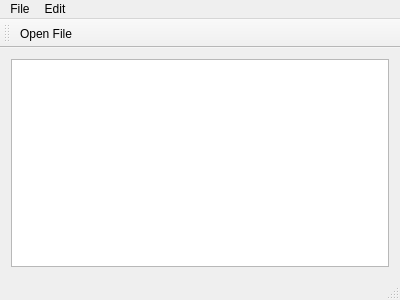
<?xml version="1.0" encoding="UTF-8"?>
<ui version="4.0">
 <class>MainWindow</class>
 <widget class="QMainWindow" name="MainWindow">
  <property name="geometry">
   <rect>
    <x>0</x>
    <y>0</y>
    <width>400</width>
    <height>300</height>
   </rect>
  </property>
  <property name="windowTitle">
   <string>MainWindow</string>
  </property>
  <widget class="QWidget" name="centralWidget">
   <layout class="QGridLayout" name="gridLayout">
    <item row="0" column="0">
     <widget class="QTextEdit" name="textEdit"/>
    </item>
   </layout>
  </widget>
  <widget class="QMenuBar" name="menuBar">
   <property name="geometry">
    <rect>
     <x>0</x>
     <y>0</y>
     <width>400</width>
     <height>21</height>
    </rect>
   </property>
   <widget class="QMenu" name="menuFile">
    <property name="title">
     <string>File</string>
    </property>
    <addaction name="actionOpen_File"/>
   </widget>
   <widget class="QMenu" name="menuEdit">
    <property name="title">
     <string>Edit</string>
    </property>
    <addaction name="actionOpen_Font"/>
    <addaction name="actionOpen_Color"/>
   </widget>
   <addaction name="menuFile"/>
   <addaction name="menuEdit"/>
  </widget>
  <widget class="QToolBar" name="mainToolBar">
   <attribute name="toolBarArea">
    <enum>TopToolBarArea</enum>
   </attribute>
   <attribute name="toolBarBreak">
    <bool>false</bool>
   </attribute>
   <addaction name="actionOpen_File"/>
  </widget>
  <widget class="QStatusBar" name="statusBar"/>
  <action name="actionOpen_File">
   <property name="icon">
    <iconset resource="res.qrc">
     <normaloff>:/open.png</normaloff>:/open.png</iconset>
   </property>
   <property name="text">
    <string>Open File</string>
   </property>
   <property name="toolTip">
    <string>File Open</string>
   </property>
   <property name="shortcut">
    <string>Ctrl+O</string>
   </property>
  </action>
  <action name="actionOpen_Font">
   <property name="text">
    <string>Open Font</string>
   </property>
  </action>
  <action name="actionOpen_Color">
   <property name="text">
    <string>Open Color</string>
   </property>
  </action>
 </widget>
 <layoutdefault spacing="6" margin="11"/>
 <resources>
  <include location="res.qrc"/>
 </resources>
 <connections/>
</ui>
